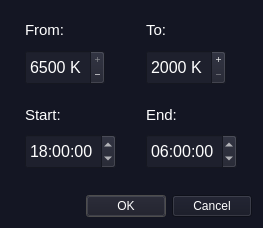
<?xml version="1.0" encoding="UTF-8"?>
<ui version="4.0">
 <class>TempScheduler</class>
 <widget class="QDialog" name="TempScheduler">
  <property name="geometry">
   <rect>
    <x>0</x>
    <y>0</y>
    <width>263</width>
    <height>228</height>
   </rect>
  </property>
  <property name="sizePolicy">
   <sizepolicy hsizetype="Minimum" vsizetype="Minimum">
    <horstretch>0</horstretch>
    <verstretch>0</verstretch>
   </sizepolicy>
  </property>
  <property name="palette">
   <palette>
    <active>
     <colorrole role="WindowText">
      <brush brushstyle="SolidPattern">
       <color alpha="255">
        <red>255</red>
        <green>255</green>
        <blue>255</blue>
       </color>
      </brush>
     </colorrole>
     <colorrole role="Button">
      <brush brushstyle="SolidPattern">
       <color alpha="255">
        <red>20</red>
        <green>22</green>
        <blue>35</blue>
       </color>
      </brush>
     </colorrole>
     <colorrole role="Text">
      <brush brushstyle="SolidPattern">
       <color alpha="255">
        <red>255</red>
        <green>255</green>
        <blue>255</blue>
       </color>
      </brush>
     </colorrole>
     <colorrole role="ButtonText">
      <brush brushstyle="SolidPattern">
       <color alpha="255">
        <red>255</red>
        <green>255</green>
        <blue>255</blue>
       </color>
      </brush>
     </colorrole>
     <colorrole role="Base">
      <brush brushstyle="SolidPattern">
       <color alpha="255">
        <red>20</red>
        <green>22</green>
        <blue>35</blue>
       </color>
      </brush>
     </colorrole>
     <colorrole role="Window">
      <brush brushstyle="SolidPattern">
       <color alpha="255">
        <red>20</red>
        <green>22</green>
        <blue>35</blue>
       </color>
      </brush>
     </colorrole>
     <colorrole role="AlternateBase">
      <brush brushstyle="SolidPattern">
       <color alpha="255">
        <red>79</red>
        <green>255</green>
        <blue>255</blue>
       </color>
      </brush>
     </colorrole>
     <colorrole role="PlaceholderText">
      <brush brushstyle="NoBrush">
       <color alpha="128">
        <red>255</red>
        <green>255</green>
        <blue>255</blue>
       </color>
      </brush>
     </colorrole>
    </active>
    <inactive>
     <colorrole role="WindowText">
      <brush brushstyle="SolidPattern">
       <color alpha="255">
        <red>255</red>
        <green>255</green>
        <blue>255</blue>
       </color>
      </brush>
     </colorrole>
     <colorrole role="Button">
      <brush brushstyle="SolidPattern">
       <color alpha="255">
        <red>20</red>
        <green>22</green>
        <blue>35</blue>
       </color>
      </brush>
     </colorrole>
     <colorrole role="Text">
      <brush brushstyle="SolidPattern">
       <color alpha="255">
        <red>255</red>
        <green>255</green>
        <blue>255</blue>
       </color>
      </brush>
     </colorrole>
     <colorrole role="ButtonText">
      <brush brushstyle="SolidPattern">
       <color alpha="255">
        <red>255</red>
        <green>255</green>
        <blue>255</blue>
       </color>
      </brush>
     </colorrole>
     <colorrole role="Base">
      <brush brushstyle="SolidPattern">
       <color alpha="255">
        <red>20</red>
        <green>22</green>
        <blue>35</blue>
       </color>
      </brush>
     </colorrole>
     <colorrole role="Window">
      <brush brushstyle="SolidPattern">
       <color alpha="255">
        <red>20</red>
        <green>22</green>
        <blue>35</blue>
       </color>
      </brush>
     </colorrole>
     <colorrole role="AlternateBase">
      <brush brushstyle="SolidPattern">
       <color alpha="255">
        <red>79</red>
        <green>255</green>
        <blue>255</blue>
       </color>
      </brush>
     </colorrole>
     <colorrole role="PlaceholderText">
      <brush brushstyle="NoBrush">
       <color alpha="128">
        <red>255</red>
        <green>255</green>
        <blue>255</blue>
       </color>
      </brush>
     </colorrole>
    </inactive>
    <disabled>
     <colorrole role="WindowText">
      <brush brushstyle="SolidPattern">
       <color alpha="255">
        <red>255</red>
        <green>255</green>
        <blue>255</blue>
       </color>
      </brush>
     </colorrole>
     <colorrole role="Button">
      <brush brushstyle="SolidPattern">
       <color alpha="255">
        <red>20</red>
        <green>22</green>
        <blue>35</blue>
       </color>
      </brush>
     </colorrole>
     <colorrole role="Text">
      <brush brushstyle="SolidPattern">
       <color alpha="255">
        <red>255</red>
        <green>255</green>
        <blue>255</blue>
       </color>
      </brush>
     </colorrole>
     <colorrole role="ButtonText">
      <brush brushstyle="SolidPattern">
       <color alpha="255">
        <red>255</red>
        <green>255</green>
        <blue>255</blue>
       </color>
      </brush>
     </colorrole>
     <colorrole role="Base">
      <brush brushstyle="SolidPattern">
       <color alpha="255">
        <red>20</red>
        <green>22</green>
        <blue>35</blue>
       </color>
      </brush>
     </colorrole>
     <colorrole role="Window">
      <brush brushstyle="SolidPattern">
       <color alpha="255">
        <red>20</red>
        <green>22</green>
        <blue>35</blue>
       </color>
      </brush>
     </colorrole>
     <colorrole role="AlternateBase">
      <brush brushstyle="SolidPattern">
       <color alpha="255">
        <red>79</red>
        <green>255</green>
        <blue>255</blue>
       </color>
      </brush>
     </colorrole>
     <colorrole role="PlaceholderText">
      <brush brushstyle="NoBrush">
       <color alpha="128">
        <red>255</red>
        <green>255</green>
        <blue>255</blue>
       </color>
      </brush>
     </colorrole>
    </disabled>
   </palette>
  </property>
  <property name="windowTitle">
   <string>Temperature schedule</string>
  </property>
  <property name="windowIcon">
   <iconset resource="../res.qrc">
    <normaloff>:/res/icons/64x64ball.ico</normaloff>:/res/icons/64x64ball.ico</iconset>
  </property>
  <property name="styleSheet">
   <string notr="true">background-color: rgb(20,22,35);
alternate-background-color: rgb(79,255,255);
color:white;
</string>
  </property>
  <layout class="QGridLayout" name="gridLayout">
   <item row="3" column="0" colspan="2">
    <widget class="QDialogButtonBox" name="buttonBox">
     <property name="font">
      <font>
       <pointsize>12</pointsize>
      </font>
     </property>
     <property name="styleSheet">
      <string notr="true">background-color: rgb(20,22,35);
selection-background-color: rgb(96,96,96);
color: rgb(255, 255, 255);</string>
     </property>
     <property name="orientation">
      <enum>Qt::Horizontal</enum>
     </property>
     <property name="standardButtons">
      <set>QDialogButtonBox::Cancel|QDialogButtonBox::Ok</set>
     </property>
     <property name="centerButtons">
      <bool>false</bool>
     </property>
    </widget>
   </item>
   <item row="0" column="0" rowspan="2" colspan="2">
    <layout class="QHBoxLayout" name="horizontalLayout">
     <property name="leftMargin">
      <number>10</number>
     </property>
     <property name="topMargin">
      <number>5</number>
     </property>
     <property name="rightMargin">
      <number>10</number>
     </property>
     <property name="bottomMargin">
      <number>5</number>
     </property>
     <item>
      <layout class="QVBoxLayout" name="verticalLayout_2">
       <property name="leftMargin">
        <number>0</number>
       </property>
       <item>
        <widget class="QLabel" name="label_3">
         <property name="font">
          <font>
           <pointsize>11</pointsize>
          </font>
         </property>
         <property name="text">
          <string>From:</string>
         </property>
        </widget>
       </item>
       <item>
        <widget class="QSpinBox" name="tempStartBox">
         <property name="sizePolicy">
          <sizepolicy hsizetype="Fixed" vsizetype="Fixed">
           <horstretch>0</horstretch>
           <verstretch>0</verstretch>
          </sizepolicy>
         </property>
         <property name="minimumSize">
          <size>
           <width>80</width>
           <height>35</height>
          </size>
         </property>
         <property name="font">
          <font>
           <pointsize>12</pointsize>
          </font>
         </property>
         <property name="styleSheet">
          <string notr="true">background-color:rgb(30,32,45);
selection-background-color: rgb(60, 82, 125);</string>
         </property>
         <property name="buttonSymbols">
          <enum>QAbstractSpinBox::PlusMinus</enum>
         </property>
         <property name="suffix">
          <string> K</string>
         </property>
         <property name="minimum">
          <number>2000</number>
         </property>
         <property name="maximum">
          <number>6500</number>
         </property>
         <property name="singleStep">
          <number>100</number>
         </property>
         <property name="value">
          <number>6500</number>
         </property>
        </widget>
       </item>
       <item>
        <spacer name="verticalSpacer_2">
         <property name="orientation">
          <enum>Qt::Vertical</enum>
         </property>
         <property name="sizeType">
          <enum>QSizePolicy::Fixed</enum>
         </property>
         <property name="sizeHint" stdset="0">
          <size>
           <width>20</width>
           <height>10</height>
          </size>
         </property>
        </spacer>
       </item>
       <item>
        <widget class="QLabel" name="label">
         <property name="font">
          <font>
           <pointsize>11</pointsize>
          </font>
         </property>
         <property name="text">
          <string>Start:</string>
         </property>
        </widget>
       </item>
       <item>
        <widget class="QTimeEdit" name="timeStartBox">
         <property name="sizePolicy">
          <sizepolicy hsizetype="Fixed" vsizetype="Fixed">
           <horstretch>0</horstretch>
           <verstretch>0</verstretch>
          </sizepolicy>
         </property>
         <property name="minimumSize">
          <size>
           <width>80</width>
           <height>35</height>
          </size>
         </property>
         <property name="font">
          <font>
           <pointsize>12</pointsize>
          </font>
         </property>
         <property name="styleSheet">
          <string notr="true">background-color:rgb(30,32,45);
selection-background-color: rgb(120, 62, 75);</string>
         </property>
         <property name="timeSpec">
          <enum>Qt::LocalTime</enum>
         </property>
         <property name="time">
          <time>
           <hour>18</hour>
           <minute>0</minute>
           <second>0</second>
          </time>
         </property>
        </widget>
       </item>
      </layout>
     </item>
     <item>
      <spacer name="horizontalSpacer">
       <property name="orientation">
        <enum>Qt::Horizontal</enum>
       </property>
       <property name="sizeType">
        <enum>QSizePolicy::Minimum</enum>
       </property>
       <property name="sizeHint" stdset="0">
        <size>
         <width>20</width>
         <height>20</height>
        </size>
       </property>
      </spacer>
     </item>
     <item>
      <layout class="QVBoxLayout" name="verticalLayout">
       <item>
        <widget class="QLabel" name="label_4">
         <property name="font">
          <font>
           <pointsize>11</pointsize>
          </font>
         </property>
         <property name="text">
          <string>To:</string>
         </property>
        </widget>
       </item>
       <item>
        <widget class="QSpinBox" name="tempEndBox">
         <property name="sizePolicy">
          <sizepolicy hsizetype="Fixed" vsizetype="Fixed">
           <horstretch>0</horstretch>
           <verstretch>0</verstretch>
          </sizepolicy>
         </property>
         <property name="minimumSize">
          <size>
           <width>80</width>
           <height>35</height>
          </size>
         </property>
         <property name="font">
          <font>
           <pointsize>12</pointsize>
          </font>
         </property>
         <property name="styleSheet">
          <string notr="true">background-color:rgb(30,32,45);
selection-background-color: rgb(120, 62, 75);</string>
         </property>
         <property name="wrapping">
          <bool>false</bool>
         </property>
         <property name="buttonSymbols">
          <enum>QAbstractSpinBox::PlusMinus</enum>
         </property>
         <property name="showGroupSeparator" stdset="0">
          <bool>false</bool>
         </property>
         <property name="suffix">
          <string> K</string>
         </property>
         <property name="minimum">
          <number>2000</number>
         </property>
         <property name="maximum">
          <number>6500</number>
         </property>
         <property name="singleStep">
          <number>100</number>
         </property>
        </widget>
       </item>
       <item>
        <spacer name="verticalSpacer_3">
         <property name="orientation">
          <enum>Qt::Vertical</enum>
         </property>
         <property name="sizeType">
          <enum>QSizePolicy::Fixed</enum>
         </property>
         <property name="sizeHint" stdset="0">
          <size>
           <width>20</width>
           <height>10</height>
          </size>
         </property>
        </spacer>
       </item>
       <item>
        <widget class="QLabel" name="label_2">
         <property name="font">
          <font>
           <pointsize>11</pointsize>
          </font>
         </property>
         <property name="text">
          <string>End:</string>
         </property>
        </widget>
       </item>
       <item>
        <widget class="QTimeEdit" name="timeEndBox">
         <property name="sizePolicy">
          <sizepolicy hsizetype="Fixed" vsizetype="Fixed">
           <horstretch>0</horstretch>
           <verstretch>0</verstretch>
          </sizepolicy>
         </property>
         <property name="minimumSize">
          <size>
           <width>80</width>
           <height>35</height>
          </size>
         </property>
         <property name="maximumSize">
          <size>
           <width>16777215</width>
           <height>16777215</height>
          </size>
         </property>
         <property name="font">
          <font>
           <pointsize>12</pointsize>
          </font>
         </property>
         <property name="styleSheet">
          <string notr="true">background-color:rgb(30,32,45);
selection-background-color: rgb(60, 82, 125);</string>
         </property>
         <property name="timeSpec">
          <enum>Qt::LocalTime</enum>
         </property>
         <property name="time">
          <time>
           <hour>6</hour>
           <minute>0</minute>
           <second>0</second>
          </time>
         </property>
        </widget>
       </item>
      </layout>
     </item>
    </layout>
   </item>
   <item row="2" column="0">
    <spacer name="verticalSpacer">
     <property name="orientation">
      <enum>Qt::Vertical</enum>
     </property>
     <property name="sizeType">
      <enum>QSizePolicy::Minimum</enum>
     </property>
     <property name="sizeHint" stdset="0">
      <size>
       <width>0</width>
       <height>15</height>
      </size>
     </property>
    </spacer>
   </item>
  </layout>
 </widget>
 <resources>
  <include location="../res.qrc"/>
 </resources>
 <connections>
  <connection>
   <sender>buttonBox</sender>
   <signal>accepted()</signal>
   <receiver>TempScheduler</receiver>
   <slot>accept()</slot>
   <hints>
    <hint type="sourcelabel">
     <x>248</x>
     <y>254</y>
    </hint>
    <hint type="destinationlabel">
     <x>157</x>
     <y>274</y>
    </hint>
   </hints>
  </connection>
  <connection>
   <sender>buttonBox</sender>
   <signal>rejected()</signal>
   <receiver>TempScheduler</receiver>
   <slot>reject()</slot>
   <hints>
    <hint type="sourcelabel">
     <x>316</x>
     <y>260</y>
    </hint>
    <hint type="destinationlabel">
     <x>286</x>
     <y>274</y>
    </hint>
   </hints>
  </connection>
 </connections>
</ui>
